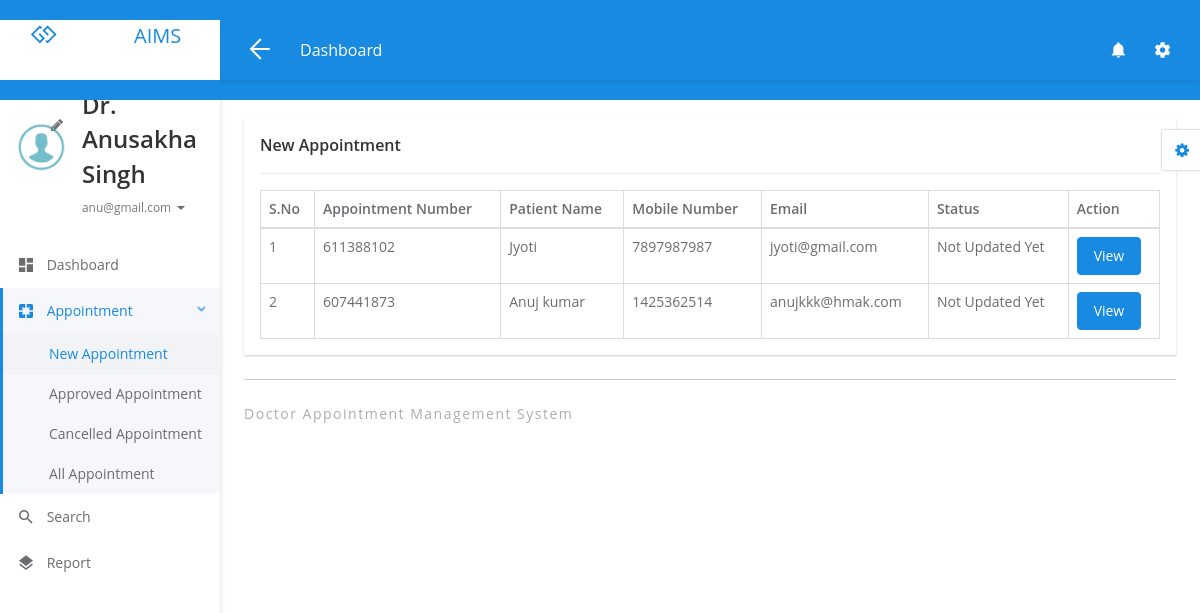
/doctor/new-appointment.php (signed in), run on an earlier commit of the app's database.
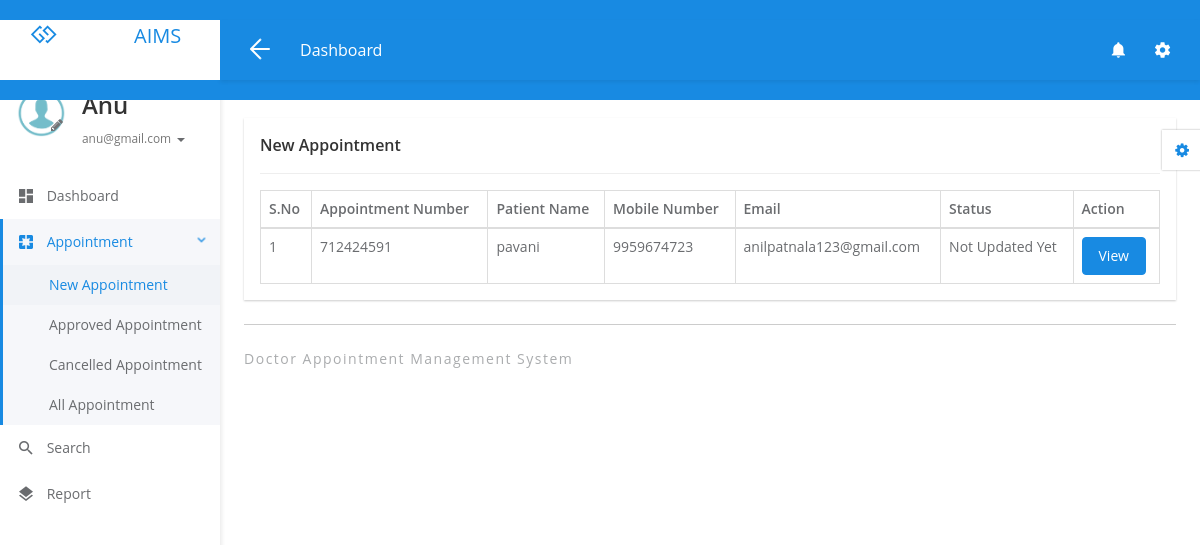
And on a later commit of the database.
### tables this page shows
CREATE TABLE tbldoctor (
  ID int(5) NOT NULL,
  FullName varchar(250) DEFAULT NULL,
  MobileNumber bigint(10) DEFAULT NULL,
  Email varchar(250) DEFAULT NULL,
  Specialization varchar(250) DEFAULT NULL,
  Password varchar(259) DEFAULT NULL,
  CreationDate timestamp NULL DEFAULT current_timestamp()
);

CREATE TABLE tblappointment (
  ID int(10) NOT NULL,
  AppointmentNumber int(10) DEFAULT NULL,
  Name varchar(250) DEFAULT NULL,
  MobileNumber bigint(20) DEFAULT NULL,
  Email varchar(250) DEFAULT NULL,
  AppointmentDate date DEFAULT NULL,
  AppointmentTime time DEFAULT NULL,
  Specialization varchar(250) DEFAULT NULL,
  Doctor int(10) DEFAULT NULL,
  Message mediumtext DEFAULT NULL,
  ApplyDate timestamp NULL DEFAULT current_timestamp(),
  Remark varchar(250) DEFAULT NULL,
  Status varchar(250) DEFAULT NULL,
  UpdationDate timestamp NULL DEFAULT NULL ON UPDATE current_timestamp()
);

### doctor/new-appointment.php (the view, shortened to what the changed rows need)
<?php
include('includes/dbconnection.php');
if (strlen($_SESSION['damsid']==0)) {
  header('location:logout.php');
  } else{
  ?>
<!DOCTYPE html>
<html lang="en">
<head>
	<link rel="stylesheet" href="libs/bower/font-awesome/css/font-awesome.min.css">
	<link rel="stylesheet" href="libs/bower/material-design-iconic-font/dist/css/material-design-iconic-font.css">
	<link rel="stylesheet" href="libs/bower/animate.css/animate.min.css">
	<link rel="stylesheet" href="libs/bower/fullcalendar/dist/fullcalendar.min.css">
	<link rel="stylesheet" href="libs/bower/perfect-scrollbar/css/perfect-scrollbar.css">
	<link rel="stylesheet" href="assets/css/bootstrap.css">
	<link rel="stylesheet" href="assets/css/core.css">
	<link rel="stylesheet" href="assets/css/app.css">
</head>
<body class="menubar-left menubar-unfold menubar-light theme-primary">
<?php include_once('includes/header.php');?>
<?php include_once('includes/sidebar.php');?>
<main id="app-main" class="app-main">
  <div class="wrap">
	<section class="app-content">
		<div class="row">
			<div class="col-md-12">
				<div class="widget">
					<header class="widget-header">
						<h4 class="widget-title">New Appointment</h4>
					</header>
					<hr class="widget-separator">
					<div class="widget-body">
						<div class="table-responsive">
							<table class="table table-bordered table-hover js-basic-example dataTable table-custom">
								<thead>
									<tr>
										<th>S.No</th>
										<th>Appointment Number</th>
										<th>Patient Name</th>
										<th>Mobile Number</th>
										<th>Email</th>
									<th>Status</th>
										<th>Action</th>
									</tr>
								</thead>
								<tbody>
                  <?php
              $docid=$_SESSION['damsid'];
$sql="SELECT * from  tblappointment where Status is null && Doctor=:docid";
$query = $dbh -> prepare($sql);
$query-> bindParam(':docid', $docid, PDO::PARAM_STR);
$query->execute();
$results=$query->fetchAll(PDO::FETCH_OBJ);
$cnt=1;
if($query->rowCount() > 0)
{
foreach($results as $row)
{               ?>
									<tr>
										<td><?php echo htmlentities($cnt);?></td>
										<td><?php  echo htmlentities($row->AppointmentNumber);?></td>
										<td><?php  echo htmlentities($row->Name);?></td>
										<td><?php  echo htmlentities($row->MobileNumber);?></td>
										<td><?php  echo htmlentities($row->Email);?></td>
                                        <?php if($row->Status==""){ ?>
                     <td><?php echo "Not Updated Yet"; ?></td>
<?php } else { ?>                  <td><?php  echo htmlentities($row->Status);?>
                  </td>
                  <?php } ?>
										<td><a href="view-appointment-detail.php?editid=<?php echo htmlentities ($row->ID);?>&&aptid=<?php echo htmlentities ($row->AppointmentNumber);?>" class="btn btn-primary">View</a></td>
									</tr>
								 <?php $cnt=$cnt+1;}} ?>
								</tbody>
							</table>
						</div>
					</div>
				</div>
			</div>
		</div>
	</section>
</div>
  <?php include_once('includes/footer.php');?>
</main>
<?php include_once('includes/customizer.php');?>
</body>
</html>
<?php }  ?>

### doctor/includes/sidebar.php (shortened to what the changed rows need)
<aside id="menubar" class="menubar light">
  <div class="app-user">
    <div class="media">
      <div class="media-left">
        <div class="avatar avatar-md avatar-circle">
          <a href="javascript:void(0)"><img id="profileImage" class="img-responsive" src="assets/images/images.png" alt="avatar"/></a>
          <a href="javascript:void(0)" id="editImage" style="position: absolute; top: 35px; left: 35px;">
            <i class="fa fa-pencil"></i>
          </a>
        </div>
      </div>
      <div class="media-body">
        <div class="foldable">
          <?php
$eid=$_SESSION['damsid'];
$sql="SELECT FullName,Email from  tbldoctor where ID=:eid";
$query = $dbh -> prepare($sql);
$query->bindParam(':eid',$eid,PDO::PARAM_STR);
$query->execute();
$results=$query->fetchAll(PDO::FETCH_OBJ);
foreach($results as $row)
{
$email=$row->Email;
$fname=$row->FullName;
}   ?>
          <h5><a href="javascript:void(0)" class="username"><?php  echo $fname ;?></a></h5>
          <ul>
            <li class="dropdown">
              <a href="javascript:void(0)" class="dropdown-toggle usertitle" data-toggle="dropdown" aria-haspopup="true" aria-expanded="false">
                <small><?php  echo $email;?></small>
                <span class="caret"></span>
              </a>
            </li>
          </ul>
        </div>
      </div>
    </div>
  </div>
  <div class="menubar-scroll">
    <div class="menubar-scroll-inner">
      <ul class="app-menu">
        <li class="has-submenu">
          <a href="dashboard.php">
            <i class="menu-icon zmdi zmdi-view-dashboard zmdi-hc-lg"></i>
            <span class="menu-text">Dashboard</span>
          </a>
        </li>
       <li class="has-submenu">
          <a href="javascript:void(0)" class="submenu-toggle">
            <i class="menu-icon zmdi zmdi-pages zmdi-hc-lg"></i>
            <span class="menu-text">Appointment</span>
            <i class="menu-caret zmdi zmdi-hc-sm zmdi-chevron-right"></i>
          </a>
          <ul class="submenu">
            <li><a href="new-appointment.php"><span class="menu-text">New Appointment</span></a></li>
            <li><a href="approved-appointment.php"><span class="menu-text">Approved Appointment</span></a></li>
            <li><a href="cancelled-appointment.php"><span class="menu-text">Cancelled Appointment</span></a></li>
            <li><a href="all-appointment.php"><span class="menu-text">All Appointment</span></a></li>
          </ul>
        </li>
        <li>
          <a href="search.php">
            <i class="menu-icon zmdi zmdi-search zmdi-hc-lg"></i>
            <span class="menu-text">Search</span>
          </a>
        </li>
        <li>
          <a href="appointment-bwdates.php">
            <i class="menu-icon zmdi zmdi-layers zmdi-hc-lg"></i>
            <span class="menu-text">Report</span>
          </a>
        </li>
      </ul>
    </div>
  </div>
</aside>

What changed in the data, as far as the page shows it:
no longer on this page (row edited): tblappointment: AppointmentNumber "611388102", Name "Jyoti", MobileNumber "7897987987", Email "jyoti@gmail.com", shows "Not Updated Yet"
no longer on this page (row edited): tblappointment: AppointmentNumber "607441873", Name "Anuj kumar", MobileNumber "1425362514", Email "anujkkk@hmak.com", shows "Not Updated Yet"
changed tbldoctor "anu@gmail.com": FullName "Dr. Anusakha Singh" → "Anu"
added tblappointment: AppointmentNumber "712424591", Name "pavani", MobileNumber "9959674723", Email "anilpatnala123@gmail.com", shows "Not Updated Yet"
